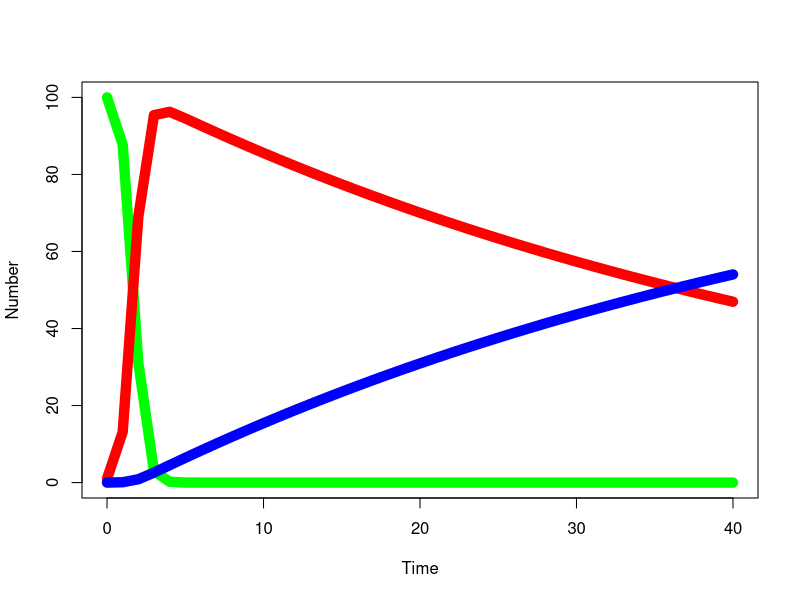

Here is the R script that generated this plot:
## ---- chunk 1
knitr::opts_chunk$set(
  fig.cap = '',
  fig.align = "center", 
  message = FALSE,
  warning = FALSE,
  cache = FALSE,
  echo = TRUE
)
## ---- chunk 2
library(deSolve)
library(tidyverse) # loads other packages dplyr, ggplot2
## ---- chunk 3

init <- c(S = 100, Es = 0, Ec = 0, Ea = 0, I = 0, R = 0)

## ---- chunk 4

times <- seq(0, 40, by = 1) 

## ---- chunk 5
seir_model <- function(time, state, parameters) { 
with(as.list(c(state, parameters)), { 
dS <- -(beta1 + beta2+ beta3) * S * I / N 
dEs <- beta1*S*I/N - omega1*Es
dEc <- beta2*S*I/N - omega1*Ec
dEa <- beta3*S*I/N - omega3*Ea
dI <- (beta1 + beta2 + beta3) * S * I / N - (v1 + v2) * I 
dR <- (v1 + v2) * I 
return(list(c(dS, dEs, dEc, dEa, dI, dR))) }) }
## ---- chunk 6

parameters <- c(beta1 = 0.9, beta2 = 0.9, beta3 = 0.9, omega1 = 0.8, omega2 = 0.01, omega3 = 0.01,  gamma = 0.5, N = 100, v1 = 0.01, v2 = 0.01)
## ---- chunk 7

init <- c(S = 100, Es = 0, Ec = 0, Ea = 0, I = 1, R = 0)
out <- ode(y = init,  func = seir_model, times = times, parms = parameters)
head(out) 
## ---- chunk 8
plot(out[, "time"], out[, "S"], type = "l", lwd = 10, col = "green", xlab = "Time", ylab = "Number")
lines(out[, "time"], out[, "I"], col = "red", lwd = 10)
lines(out[, "time"], out[, "R"], col = "blue", lwd = 10)
legend(25, 40000, c("Susceptibles", "Infected", "Recovered"), lwd = 10, lty = 1, col = 2:4) # Add legend and specific position
